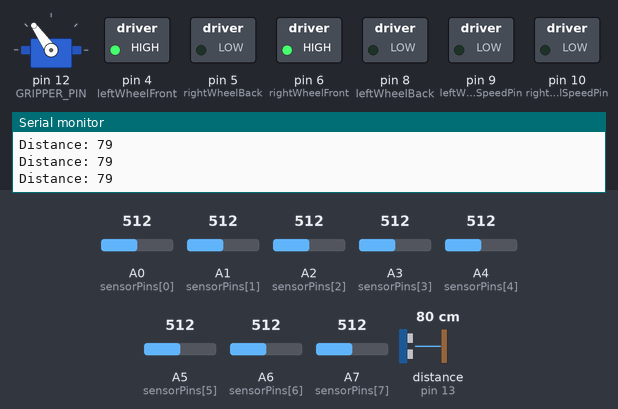
The sketch below on a simulated Arduino Nano, built with avr-gcc and run on an emulated ATmega328P. On the bench: servo, switched loads named in the sketch (green lamp = pin HIGH), the last lines printed to the serial monitor. Wiring (inferred from the names in the program): ultrasonic range finder: trigger pin 7; echo pin 13. The inputs (shaded band) are chosen by the test bench; at power-on: A3 (sensorPins[3]) = 512, distance to the obstacle (sensor on pin 13) 80 cm, A2 (sensorPins[2]) = 512, A0 (sensorPins[0]) = 512, A1 (sensorPins[1]) = 512, A4 (sensorPins[4]) = 512, A5 (sensorPins[5]) = 512, A6 (sensorPins[6]) = 512, A7 (sensorPins[7]) = 512. The echo pulse lasts 58.3 µs per cm; pins used as bus, display or sensor lines are not drawn.

Above: at 1.2 s.
1.3 s: A3 (sensorPins[3]) set to 488
At 1.9 s:
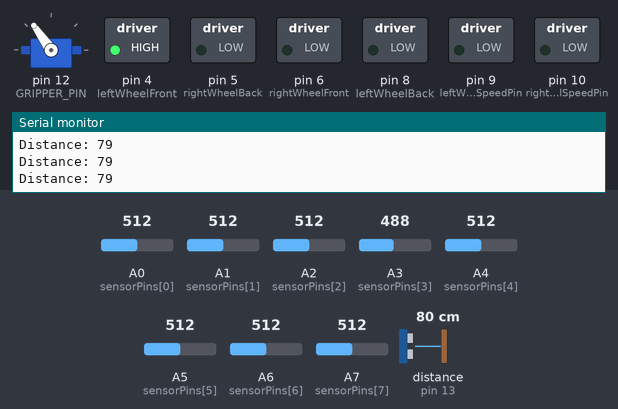
2.8 s: distance to the obstacle (sensor on pin 13) set to 2 cm
At 3.6 s:
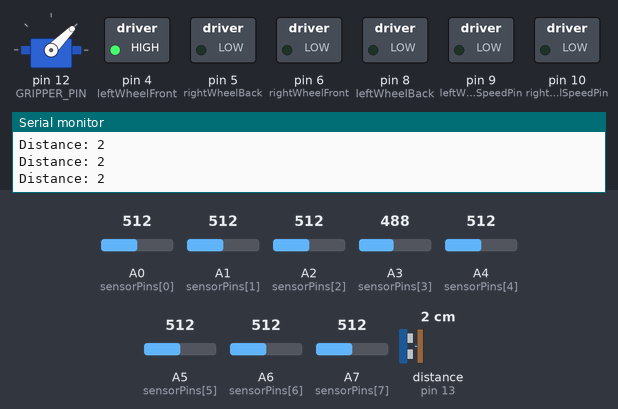
4.3 s: A2 (sensorPins[2]) set to 487
At 5.5 s:
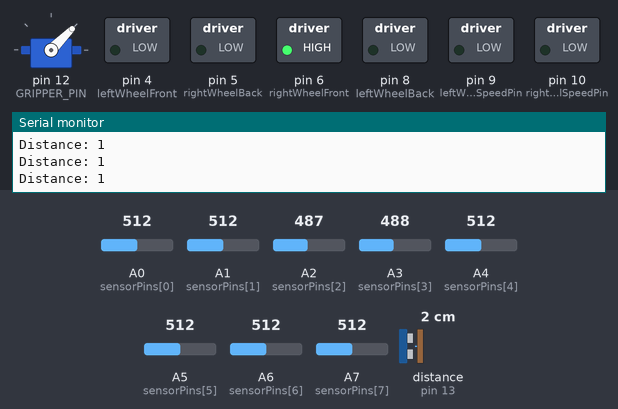
5.8 s: distance to the obstacle (sensor on pin 13) set to 5 cm
8.8 s: distance to the obstacle (sensor on pin 13) set to 8 cm
At 9.5 s:
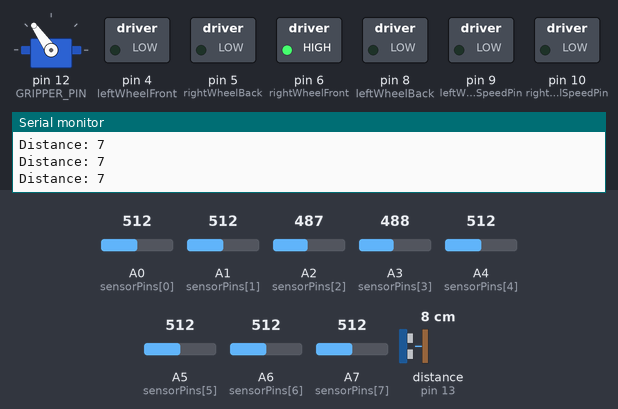
10.3 s: distance to the obstacle (sensor on pin 13) set to 4 cm
At 10.6 s:
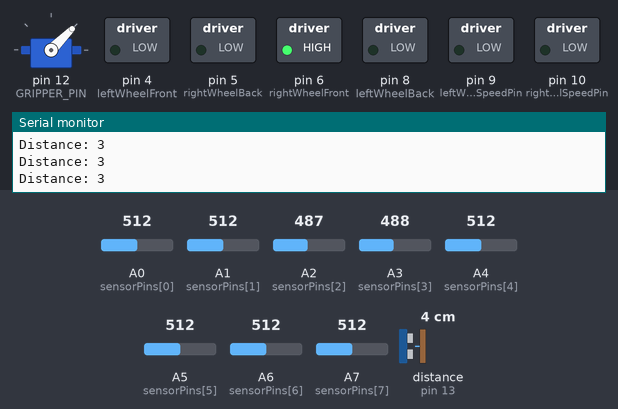
Timing chart, 0 to 13.3 s (numbered marks = the images above; inputs shaded):
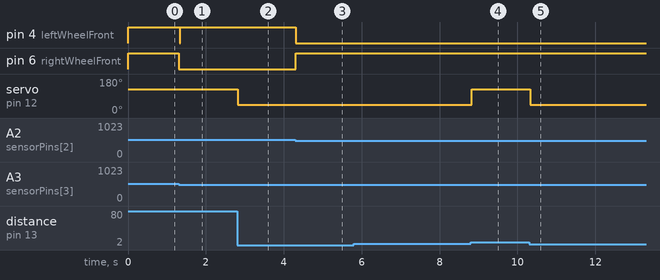

Measured:
- the behaviour switches between 501 and 500 on A3 (sensorPins[3]) (found by bisection; images 0 and 1)
- the behaviour switches between 501 and 500 on A2 (sensorPins[2]) (found by bisection; images 2 and 3)
- the behaviour switches between 6 and 7 cm on distance to the obstacle (sensor on pin 13) (found by bisection; images 3 and 4)
- after the input at 1.3 s, pin 4 (leftWheelFront): HIGH → LOW at once, → HIGH 0.01 s later; pin 6 (rightWheelFront): HIGH → LOW at once
- after the input at 2.8 s, servo on pin 12 (GRIPPER_PIN): 125° → 45° at once
- after the input at 4.3 s, pin 4 (leftWheelFront): HIGH → LOW at once; pin 6 (rightWheelFront): LOW → HIGH at once
- after the input at 8.8 s, servo on pin 12 (GRIPPER_PIN): 45° → 125° at once
- after the input at 10.3 s, servo on pin 12 (GRIPPER_PIN): 125° → 45° at once

The sketch:

BattleBot.ino
```cpp
#include <Servo.h>

// Pin definitions
const int leftWheelBack = 8;
const int leftWheelFront = 4;
const int rightWheelBack = 5;
const int rightWheelFront = 6;
const int leftWheelSpeedPin = 9;
const int rightWheelSpeedPin = 10;
const int sensorPins[8] = {A0, A1, A2, A3, A4, A5, A6, A7};
const int trigPin = 7;
const int echoPin = 13;
const int GRIPPER_PIN = 12;

int blackBoxDetectedStart = 0;
int blackBoxWaitTime = 40;
int timerStart = 0;
bool timerRunning = false;
const int timerDuration = 25;

Servo servoGripper;

// Setup function
void setup() {
  pinMode(leftWheelBack, OUTPUT);
  pinMode(leftWheelFront, OUTPUT);
  pinMode(rightWheelBack, OUTPUT);
  pinMode(rightWheelFront, OUTPUT);
  pinMode(leftWheelSpeedPin, OUTPUT);
  pinMode(rightWheelSpeedPin, OUTPUT);

  for (int i = 0; i < 8; i++) {
    pinMode(sensorPins[i], INPUT);
  }

  servoGripper.attach(GRIPPER_PIN);
  servoGripper.write(125);

  pinMode(trigPin, OUTPUT);
  pinMode(echoPin, INPUT);

  Serial.begin(9600);
}

// Main program loop
void loop() {
  int sensorValues[8];

  for (int i = 0; i < 8; i++) {
    sensorValues[i] = analogRead(sensorPins[i]);
  }

  if (sensorValues[3] > 500 && sensorValues[4] > 500) {
    moveForward();
    startTimer();
  } else if (sensorValues[2] > 500) {
    turnRight();
  } else if (sensorValues[5] > 500) {
    turnLeft();
  } else {
    blackBoxDetectedStart = millis();
    if (millis() - blackBoxDetectedStart > blackBoxWaitTime) {
      controlGripper(125);
      stopMotors();
    }
  }
  checkTimer();

  if (isObjectDetected()) {
    controlGripper(45);
  } else {
    controlGripper(125);
  }
}

void moveForward() {
  digitalWrite(leftWheelFront, HIGH);
  digitalWrite(rightWheelFront, HIGH);
  digitalWrite(leftWheelBack, LOW);
  digitalWrite(rightWheelBack, LOW);
}

void turnRight() {
  digitalWrite(leftWheelFront, HIGH);
  digitalWrite(rightWheelFront, LOW);
  digitalWrite(leftWheelBack, LOW);
  digitalWrite(rightWheelBack, LOW);
}

void turnLeft() {
  digitalWrite(leftWheelFront, LOW);
  digitalWrite(rightWheelFront, HIGH);
  digitalWrite(leftWheelBack, LOW);
  digitalWrite(rightWheelBack, LOW);
}

void stopMotors() {
  digitalWrite(leftWheelFront, LOW);
  digitalWrite(rightWheelFront, LOW);
  digitalWrite(leftWheelBack, LOW);
  digitalWrite(rightWheelBack, LOW);
}

void startTimer() {
  timerStart = millis();
  timerRunning = true;
}

void checkTimer() {
  if (timerRunning && (millis() - timerStart >= timerDuration)) {
    // Timer has elapsed, stop the motors
    stopMotors();
    timerRunning = false;
  }
}

void controlGripper(int position) {
  servoGripper.write(position);
}

bool isObjectDetected() {
  long duration, distance;
  digitalWrite(trigPin, LOW);
  delayMicroseconds(2.5);
  digitalWrite(trigPin, HIGH);
  delayMicroseconds(10);
  digitalWrite(trigPin, LOW);
  duration = pulseIn(echoPin, HIGH);
  distance = (duration / 2) / 29.1; // Convert to cm

  Serial.print("Distance: ");
  Serial.println(distance);

  if (distance > 0 && distance <= 5) {
    return true;
  } else {
    return false;
  }
}
```
